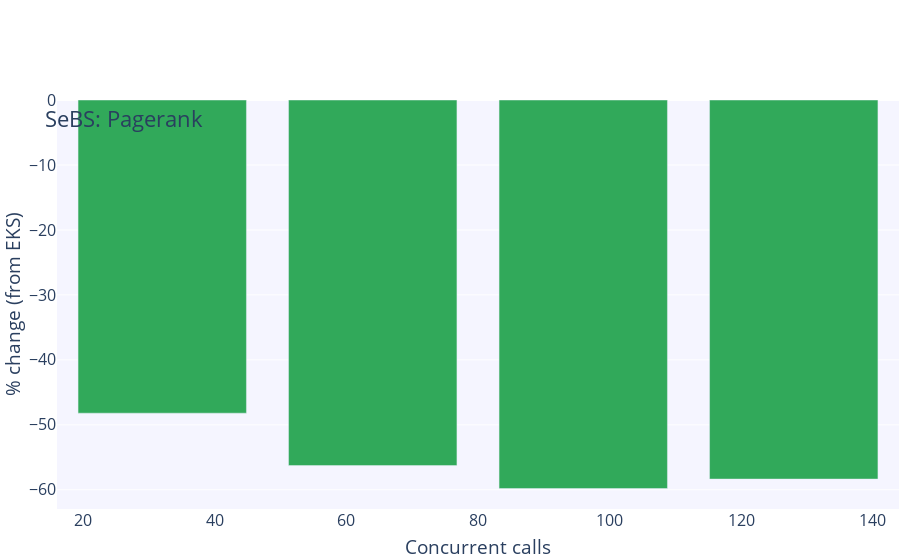

The notebook cell saved with this chart:
### Code cell
fig = go.Figure()

# Add figure title
fig.update_layout(
    barmode='group',
    legend=dict(
        orientation="h",
        yanchor="bottom",
        y=1.02,
        xanchor="center",
        x=0.47
    ),
    margin=dict(
        # t=0,
        b=1,
        l=1,
        r=1,
        autoexpand=True
    ),
    font=dict(
        size=16
    ),
    title={
        'text': "SeBS: Pagerank",
        'y':0.8,
        'yanchor': 'top'},
    xaxis_title_text='Concurrent calls',
    yaxis_title_text='% change (from EKS)',
    plot_bgcolor=bgColor
)

data=[]
for i, k in enumerate(list(clusters.keys())[:-1], start=3):
    y_data=[]
    for c in concurrent_calls:
        kops_mean=sebs_df[k]['pagerank'][c]['runtime'].mean()
        eks_mean=sebs_df['EKS 8x 8vCPU 16Gb arm64']['pagerank'][c]['runtime'].mean()
        percent_change=(kops_mean - eks_mean) * 100 / eks_mean
        y_data.append(percent_change)
    fig.add_trace(go.Bar(name=k, x=concurrent_calls, y=y_data, marker_color=colorPallet[i]))

fig.show()

# Save graph
if not os.path.exists("graphs"):
    os.mkdir("graphs")
fig.write_image("graphs/sebs_arm64_pagerank_percentage_difference.png", width=baseFigureWidth, height=baseFigureHeight)

### Figure 1 — Plotly figure (JSON) as saved in the notebook; plotly's stock layout.template omitted (floating-point values rounded to 4 significant figures)
{"data": [{"marker": {"color": "rgba(49, 169, 90, 255)"}, "name": "kOps 8x 8vCPU 16Gb arm64", "type": "bar", "x": [32, 64, 96, 128], "y": [-48.21, -56.28, -59.81, -58.35]}], "layout": {"autosize": true, "barmode": "group", "font": {"size": 16}, "legend": {"orientation": "h", "x": 0.47, "xanchor": "center", "y": 1.02, "yanchor": "bottom"}, "margin": {"autoexpand": true, "b": 1, "l": 1, "r": 1}, "plot_bgcolor": "rgba(245,245,255,255)", "title": {"text": "SeBS: Pagerank", "y": 0.8, "yanchor": "top"}, "xaxis": {"autorange": true, "range": [16, 144], "title": {"text": "Concurrent calls"}, "type": "linear"}, "yaxis": {"autorange": true, "range": [-62.95, 0], "title": {"text": "% change (from EKS)"}, "type": "linear"}}}
